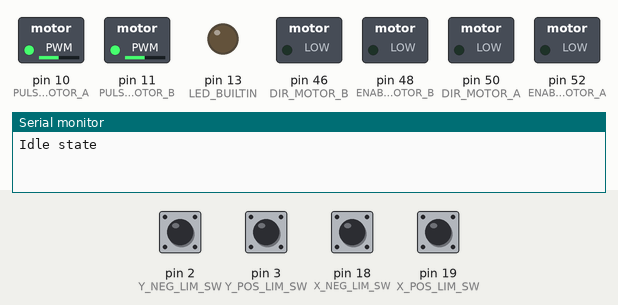
Recording of a sketch running on a simulated Arduino Mega 2560, built with avr-gcc and run on an emulated ATmega2560. Parts: switched loads named in the sketch (green lamp = pin HIGH), output pins drawn as LEDs (lit = HIGH), the last lines printed to the serial monitor. Inputs (shaded band) come from the test bench; at power-on: pin 3 (Y_POS_LIM_SW), pin 18 (X_NEG_LIM_SW), pin 19 (X_POS_LIM_SW) HIGH, pin 2 (Y_NEG_LIM_SW) LOW.

Above: at 1.22 s.
1.5 s: pin 19 (X_POS_LIM_SW) pulled LOW for 0.25 s
At 1.73 s:
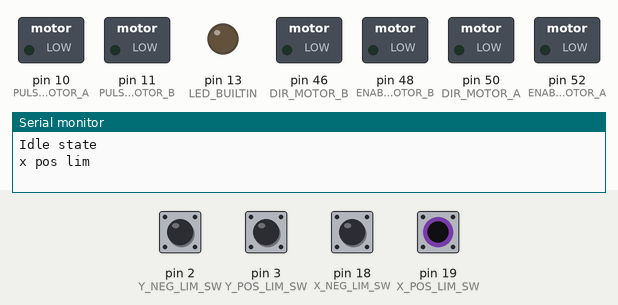
At 2.13 s:
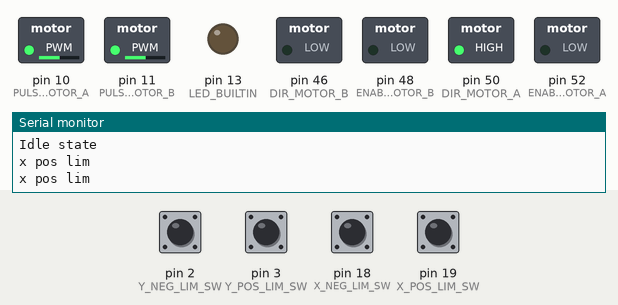
4.5 s: pin 3 (Y_POS_LIM_SW) pulled LOW for 0.25 s
At 5.2 s:
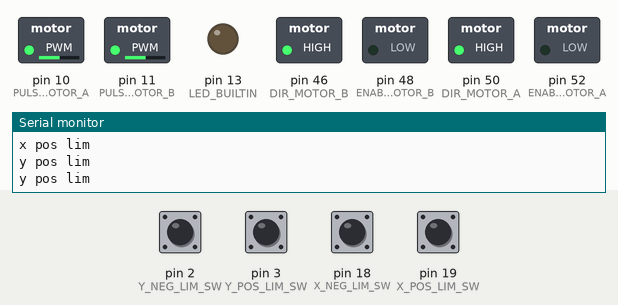
7.7 s: pin 2 (Y_NEG_LIM_SW) pulled HIGH for 0.25 s
9.4 s: pin 18 (X_NEG_LIM_SW) pulled LOW for 0.25 s
Timing chart, 0 to 16.6 s (numbered marks = the images above; inputs shaded):
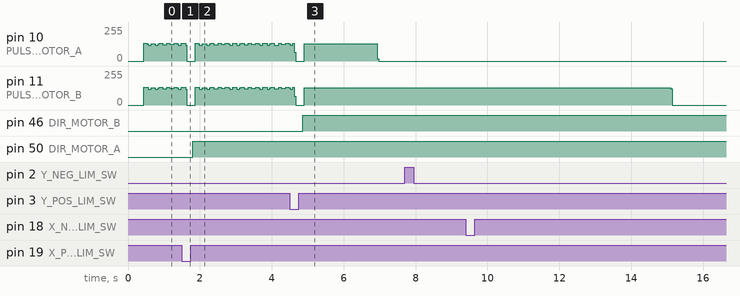

Measured:
- after the input at 1.5 s, pin 50 (DIR_MOTOR_A): LOW → HIGH after 0.30 s
- after the input at 4.5 s, pin 46 (DIR_MOTOR_B): LOW → HIGH after 0.36 s

The sketch:

card_robot_controller.ino
```cpp
/*
Author:       Dhanushka Liyanage
Description:  Card robot (cartesian robot) controller.
              Read ROS serial input commands and run stepper motors.
Date:         2023-11-01
Updated:      2024-04-30
*/

#include "tb6600_stepper.h"
// #include <Servo.h>

// Globale variables
volatile bool x_pos_lim_state = true, x_neg_lim_state = true;
volatile bool y_pos_lim_state = true, y_neg_lim_state = true;

// volatile double _tickCount = 0;
volatile uint16_t dividend = 10000;
double pulseCount = 0;
volatile bool xHomed = false;
volatile bool yHomed = false;
volatile bool homingStatus = false;

// Servo grabber_servo;

// IO Pin mappings
//------------------------------------------------------------------------------
// const float SERIAL_BAUD = 19200;

// LImit switches attached pins.
const byte X_POS_LIM_SW = 19, X_NEG_LIM_SW = 18;
const byte Y_POS_LIM_SW = 3, Y_NEG_LIM_SW = 2;

// Stepper motor pins
const byte ENABLE_MOTOR_A = 52, ENABLE_MOTOR_B = 48;
const byte DIR_MOTOR_A = 50, DIR_MOTOR_B = 46;
const byte PULSE_MOTOR_A = 10, PULSE_MOTOR_B = 11;
// const byte ATTACHER = 6, ARM = 7;

const uint16_t MAX_PPS = 5000, MIN_PPS = 400;
const uint16_t MAX_RPM = 750, MIN_RPM = 0;

enum RobotState { Idle,
                  Initializing,
                  Running,
                  ShuttingDown,
                  Error
};
RobotState robotCurrentState = Idle;

typedef struct {
  int x;
  int y;
} xy_point_t;

typedef struct {
  int r;
  int l;
} step_point_t;

// Function prototypes
//void setup_uart0_rx_interrupts();
void setup_io_ports();

void homeRobot(uint8_t x_axis_home_switch, uint8_t y_axis_home_switch);
bool isHomed();
void setHomingStatus();
void resetHomingStatus();

// void x_pos_lim_interrupt();

bool WriteToSerialPort(unsigned char data);
step_point_t xyToStepperAxes(xy_point_t coord);

Stepper right_stepper, left_stepper;

void setup_io_ports() {
  // Status indicator
  pinMode(LED_BUILTIN, OUTPUT);

  //Setup limit switches
  pinMode(X_POS_LIM_SW, INPUT_PULLUP);
  pinMode(X_NEG_LIM_SW, INPUT_PULLUP);
  pinMode(Y_POS_LIM_SW, INPUT_PULLUP);
  pinMode(Y_POS_LIM_SW, INPUT_PULLUP);

  // Set digital pins as outputs to enable motors
  pinMode(ENABLE_MOTOR_A, OUTPUT);
  pinMode(ENABLE_MOTOR_B, OUTPUT);

  // Setup direction outputs
  pinMode(DIR_MOTOR_A, OUTPUT);
  pinMode(DIR_MOTOR_B, OUTPUT);

  // Setup eletro magnet for grabbing
  // pinMode(ATTACHER, OUTPUT);
}

// void setup_uart0_rx_interrupts(){

//   float ubrrValue = (F_OSC / (16 * SERIAL_BAUD)) - 1;

//   noInterrupts();

//   UCSR0B |= bit(RXCIE0);

//   // Enable receiver
//   UCSR0B |= bit(RXEN0);

//   // Enable transmitter
//   UCSR0B |= bit(TXEN0);

//   // Set baudrate registers
//   UBRR0 = round(ubrrValue);

//   // Enable interrupts
//   interrupts();
// }

void setup() {
  Serial.begin(9600);

  setup_io_ports();

  //setup_uart0_rx_interrupts();          // UART - Serial communication interrupt setup.

  // Input interrupts for limit switches.
  attachInterrupt(digitalPinToInterrupt(Y_POS_LIM_SW), y_pos_lim_interrupt, CHANGE);
  attachInterrupt(digitalPinToInterrupt(Y_NEG_LIM_SW), y_neg_lim_interrupt, CHANGE);
  attachInterrupt(digitalPinToInterrupt(X_POS_LIM_SW), x_pos_lim_interrupt, CHANGE);
  attachInterrupt(digitalPinToInterrupt(X_NEG_LIM_SW), x_neg_lim_interrupt, CHANGE);

  right_stepper.attach(PULSE_MOTOR_A, DIR_MOTOR_A);
  left_stepper.attach(PULSE_MOTOR_B, DIR_MOTOR_B);


  right_stepper.setPulleyTeethCount(60);
  left_stepper.setPulleyTeethCount(60);

  right_stepper.invert(true);
  left_stepper.invert(true);
  // grabber_servo.attach(7);
}

void loop() {

  // State machine
  switch (robotCurrentState) {

    case Idle:

      Serial.println("Idle state");

      // Do nothing and switch off motors.
      right_stepper.stop();
      left_stepper.stop();

      // Once command comes from the UI, this part will be changed
      robotCurrentState = RobotState::Initializing;

      delay(200);

      break;

    case Initializing:

      // Serial.println("Homing the robot");

      homeRobot(X_POS_LIM_SW, Y_POS_LIM_SW);


      if (isHomed()) {
        robotCurrentState = RobotState::Running;
      }

      delay(200);

      break;

    case Running:
      // Serial.println("Robot is ready for action");

      delay(50);

      xy_point_t target;
      target.x = 360;
      target.y = 240;

      step_point_t motorDistances = xyToStepperAxes(target);

      if (!right_stepper.isBusy()) {
        right_stepper.move_relative(motorDistances.r, 299);
      }

      if (!left_stepper.isBusy()) {
        left_stepper.move_relative(motorDistances.l, 299);
      }

      //grabber_servo.write(150);

      // digitalWrite(ATTACHER, HIGH);

      break;

    case Error:
      // In case of error stop everything.


      break;
  }


  // -------------- For diagnosis.------------------------------------------

  // if (!x_neg_lim_state){
  //   digitalWrite(LED_BUILTIN, HIGH);
  //   delay(100);
  // }
  // else{
  //   digitalWrite(LED_BUILTIN, LOW);
  //   delay(100);
  // }
}

void homeRobot(uint8_t x_axis_home_switch, uint8_t y_axis_home_switch) {

  // First check the X axis and move to the home position.
  bool x_sensor = digitalRead(x_axis_home_switch);
  bool y_sensor = digitalRead(y_axis_home_switch);

  if (x_sensor) {
    xHomed = false;
  } else {
    xHomed = true;
  }

  if (y_sensor) {
    yHomed = false;
  } else {
    yHomed = true;
  }

  // Second check the Y axis and move to the home position.
  static uint8_t homingAxis = 0;
  const int HOMING_SPEED = 30;

  switch (homingAxis) {
    case 0:
      if (!xHomed) {
        // This moves in X - direction
        right_stepper.setRpm(HOMING_SPEED, Direction::forward);
        left_stepper.setRpm(HOMING_SPEED, Direction::forward);
      } else {
        right_stepper.stop();
        left_stepper.stop();

        homingAxis++;
      }
      break;

    case 1:
      if (!yHomed) {
        // This moves in Y - direction
        right_stepper.setRpm(HOMING_SPEED, Direction::reverse);
        left_stepper.setRpm(HOMING_SPEED, Direction::forward);
      } else {
        right_stepper.stop();
        left_stepper.stop();

        homingAxis++;
      }

      break;

    default:

      right_stepper.stop();
      left_stepper.stop();

      break;
  }

  if (homingAxis > 1) {
    setHomingStatus();
  }
}

bool isHomed() {
  return homingStatus;
}

void setHomingStatus() {
  homingStatus = true;
}

void resetHomingStatus() {
  homingStatus = false;
}

step_point_t xyToStepperAxes(xy_point_t coord) {

  double transformationMatrix[2][2] = { { -1.0, 1.0 }, { -1.0, -1.0 } };

  step_point_t out;

  out.r = (double)(transformationMatrix[0][0] * coord.x + transformationMatrix[0][1] * coord.y);
  out.l = (double)(transformationMatrix[1][0] * coord.x + transformationMatrix[1][1] * coord.y);

  return out;
}

// X-axis positive  direction limit switch interrupt.
void x_pos_lim_interrupt() {
  Serial.println("x pos lim");
  x_pos_lim_state = digitalRead(X_POS_LIM_SW);
}

void x_neg_lim_interrupt() {
  Serial.println("x neg lim");
  x_neg_lim_state = digitalRead(X_NEG_LIM_SW);
}

// X-axis positive  direction limit switch interrupt.
void y_pos_lim_interrupt() {
  Serial.println("y pos lim");
  y_pos_lim_state = digitalRead(Y_POS_LIM_SW);
}

void y_neg_lim_interrupt() {
  Serial.println("y neg lim");
  y_neg_lim_state = digitalRead(Y_NEG_LIM_SW);
}

// bool WriteToSerialPort(unsigned char data){
//   while (!(UCSR0A &= bit(UDRE0)))
//   {
//     ;
//   }

//   UDR0 = data;

//   return true;
// }

// // UART0 receive interrupt service routine.
// ISR(USART0_RX_vect){

// // Do something

// }
```

tb6600_stepper.h
```cpp
/*
tb6600_stepper.h

Runs using Timer 2
*/

#ifndef TB6600_STEPPER_H
#define TB6600_STEPPER_H

#include <Arduino.h>

#define F_OSC 16000000        // Clock of the arduino
#define F_PULSE 4687          // Should generate 1 rpm signal

#define MAX_STEPPERS 3
#define INVALID_STEPPER 255

#define PULSES_PER_REV 1600
#define BELT_TOOTH_PITCH 2

#define DEFAULT_ACCELERATION 10   // mm/s^2
#define DEFAULT_DECELERATION 10   // mm/s^2

typedef enum {
  forward = true,
  reverse = false
} Direction;

typedef enum {
  stop = 0,
  run = 1,
  error = 2
} State;

typedef enum {
  velocity = 0,
  position = 1,
  cyclic_position = 2,
  homing = 4
} OpMode;

typedef enum{
  timer3 = 0,
  timer4 = 1,
  timer5 = 2
} Timers;

void Init_Timer3_ISR();
void Init_Timer4_ISR();
void Init_Timer5_ISR();
void StepperHandler(int stepperIndex);
void update_timer_register(Timers timerId, double speed);

typedef struct {
  // Hardware pins
  volatile uint8_t pulsePin;
  volatile uint8_t directionPin;

  volatile bool homedStatus;
  volatile bool busy;
  volatile bool inverted;             // Invert the rotation direction.
  volatile bool error;
  volatile uint8_t errorId;

  // Hardware timer
  Timers timer;

  // Status variables
  volatile Direction turnDirection;
  volatile OpMode modeOfOperation;
  volatile State motorState;
  volatile uint8_t teethCount;
  volatile uint16_t actualPosition;         // In mm.
  volatile double rpm;
  volatile uint32_t targetTickCount;
  volatile uint32_t currentTickCount;
} stepper_t;

class Stepper {
  public:
    Stepper();
    void attach(uint8_t pulseOutPin, uint8_t directionOutPin);
    void stop();
    void setRpm(double rpm, Direction direction);
    void setPulleyTeethCount(uint8_t teethCount);
    void move_absolute(int target_position, double rpm);
    void move_relative(double target_position, double rpm);
    bool isBusy(void);
    bool isInverted();
    bool Stepper::invert(bool invertDirection);

  private:
    uint8_t stepperIndex;
};

#endif
```

Source omitted: tb6600_stepper.cpp (13740 bytes)
